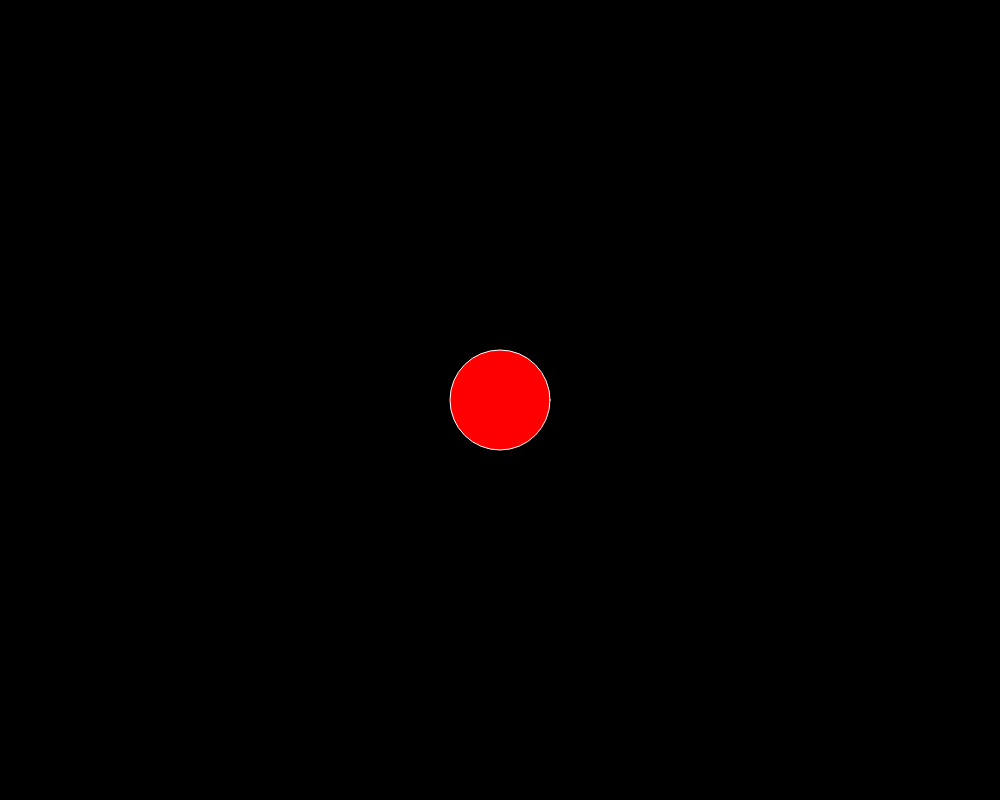
Frame 1 (no input)
Frame 60 (no input): identical to frame 1, image omitted
Frame 120 (the mouse pressed at the canvas centre since frame 60): identical to frame 1, image omitted

The p5.js sketch that drew this single still picture (run headless with seeded random() and noise() and a simulated clock; from frame 60 on, the mouse is pressed at the canvas centre):

// p5.js sketch
// ── sketch.js
let w = 1000
let h = 800

let obj1={
    x:w/2,
    y:h/2,
    d:100,
    clr:"red",
    v:10

}

function setup() {
    createCanvas(w, h)
    background("black")
    stroke("white")
}

function draw() {
    background("black")
    fill(obj1.clr)
    ellipse(obj1.x,obj1.y,obj1.d)

}
function keyPressed() {
    if(keyCode==RIGHT_ARROW){
        obj1.x+=obj1.v
        obj1.x = constrain(obj1.x,0 +obj1.d/2,w-obj1.d/2) 
        
    }

    if(keyCode==LEFT_ARROW){
        obj1.x-=obj1.v  
        obj1.x = constrain(obj1.x,0 +obj1.d/2,w-obj1.d/2)  

    }
    if(keyCode==UP_ARROW){
        obj1.y-=obj1.v 
        obj1.x = constrain(obj1.x,0 +obj1.d/2,w-obj1.d/2)
    }

    if(keyCode==DOWN_ARROW){
        obj1.y+=obj1.v 
        obj1.x = constrain(obj1.x,0 +obj1.d/2,w-obj1.d/2)    
    }
    if(keyCode==32){
        obj1.clr = getRandomColor()     
    }

    console.log(key,keyCode)

}
